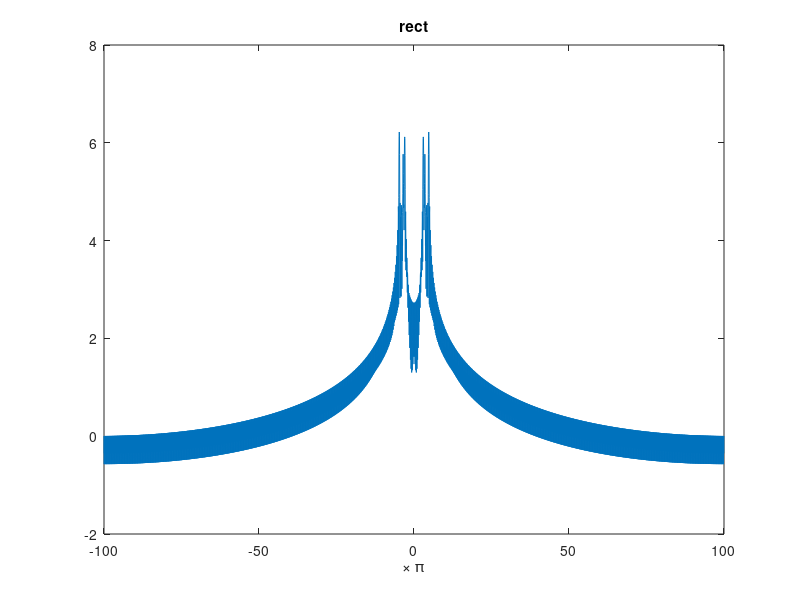
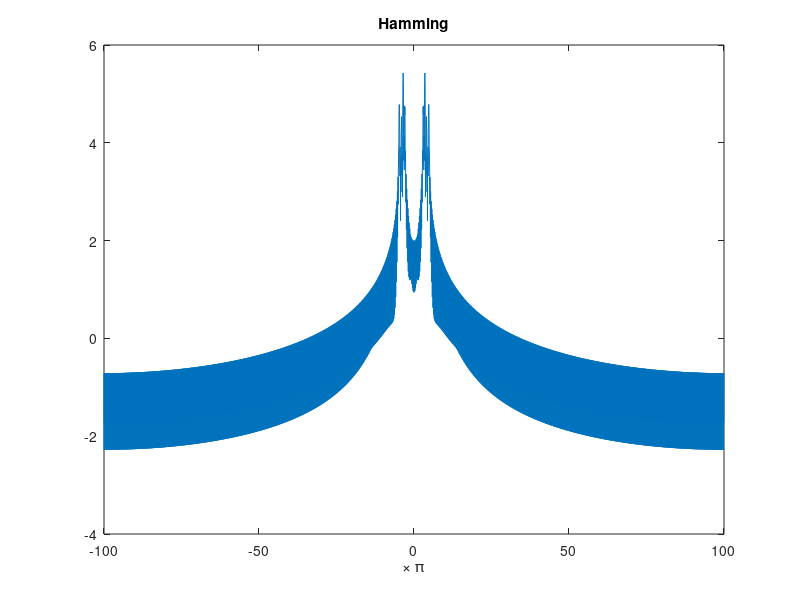
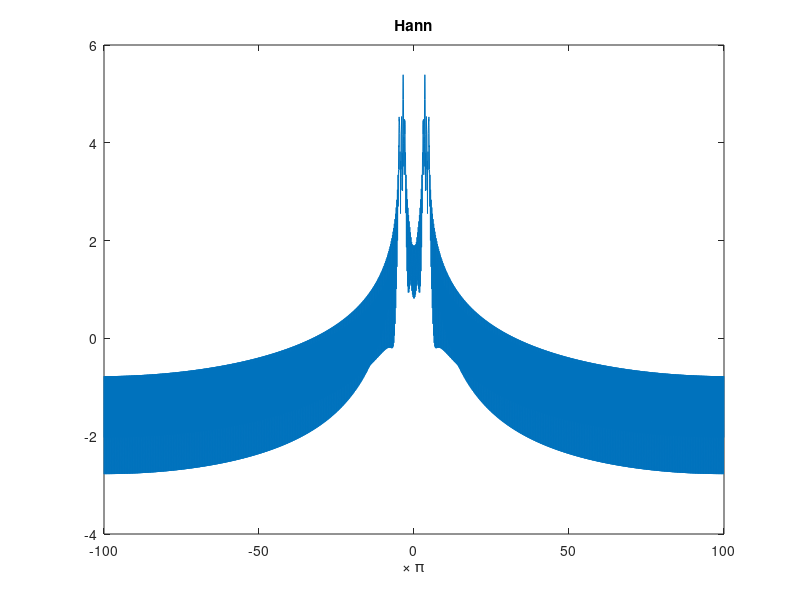
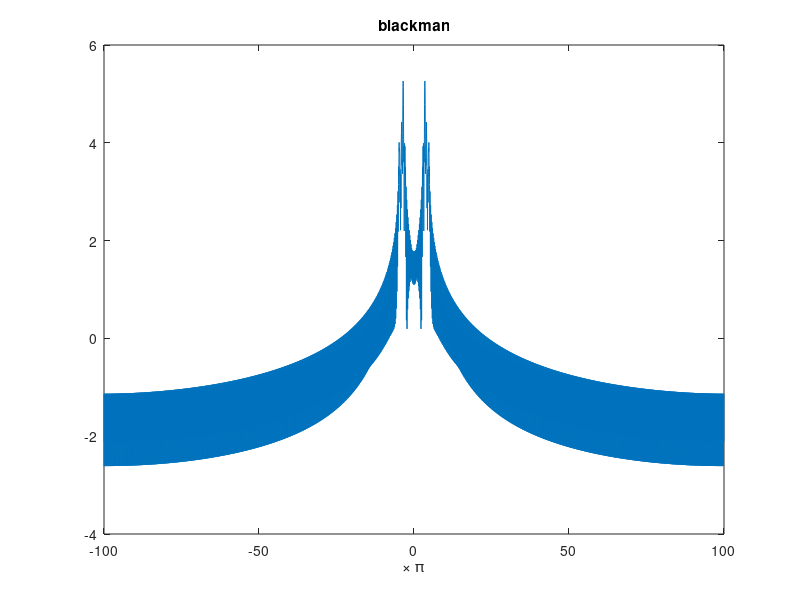

Write MATLAB code to recreate these figures, in order.
clear
%a
fs = 100;
t = 0 : 1/fs : 40-1/fs;
N = length(t);
index = t * fs;
signal = cos(3 * pi * t) .* (t < 10) +...
    1/2 * sin(3.5 * pi * t) .* (t >= 10 & t < 20)+...
    1/6 * cos(4 * pi * t) .* (t >= 20 & t < 30) +...
    sin(4.75 * pi * t) .* (t >= 30 & t < 40);
X = fft(signal);
t = (index - N/2)/ N * fs * 2;
plot(t,log(abs(fftshift(X))))
xlabel('\times \pi')
title('rect')
%b
%hamming
window = hamming(N);
x = signal .* window';
X = fft(x);
t = (index - N/2)/ N * fs * 2;
figure
plot(t,log(abs(fftshift(X))))
xlabel('\times \pi')
title('Hamming')

%hann
window = hann(N);
x = signal .* window';
X = fft(x);
t = (index - N/2)/ N * fs * 2;
figure
plot(t,log(abs(fftshift(X))))
xlabel('\times \pi')
title('Hann')

%blackman
window = blackman(N);
x = signal .* window';
X = fft(x);
t = (index - N/2)/ N * fs * 2;
figure
plot(t,log(abs(fftshift(X))))
xlabel('\times \pi')
title('blackman')